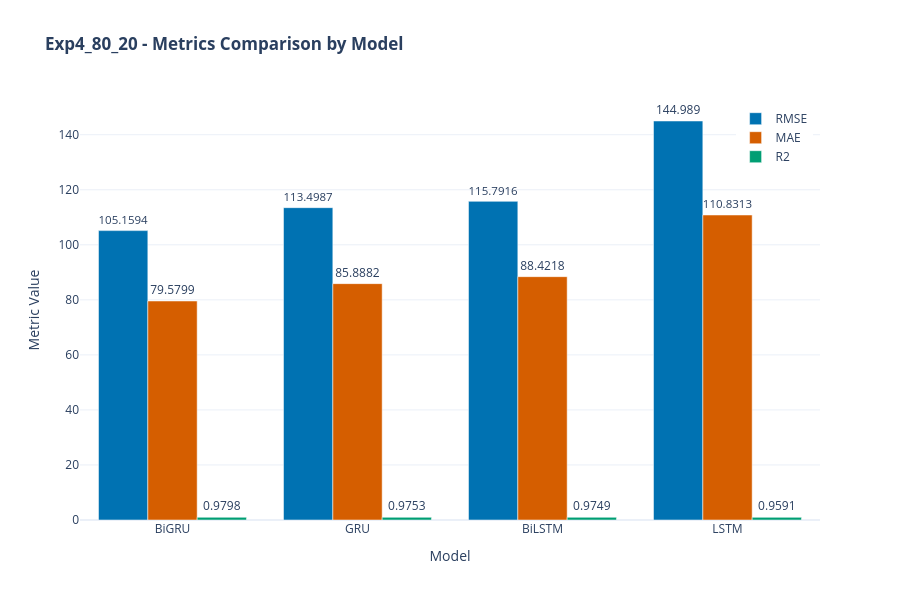
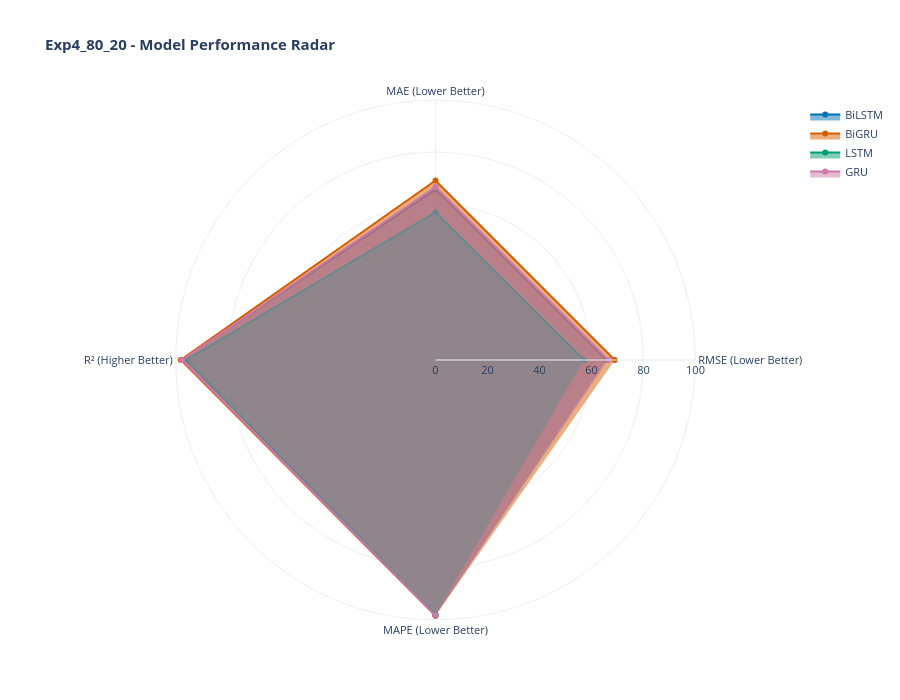
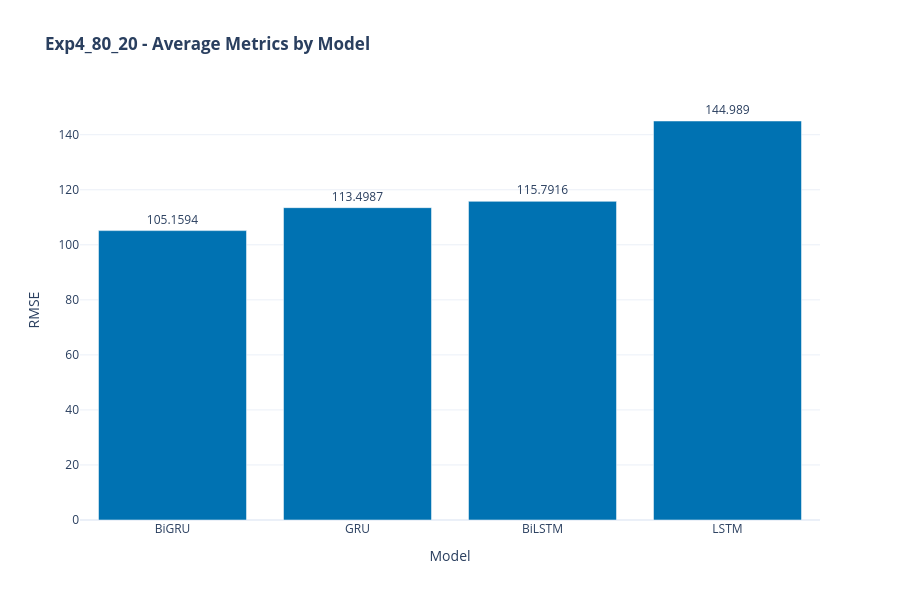

Notebook cell for these charts, in order:
### Markdown cell above
## Visualizations

### Code cell
# ============================================================
# INTERACTIVE RESULTS VISUALIZATIONS
# ============================================================

print("Generating interactive results visualizations...\n")

# 1. Interactive Metrics Comparison
print("1. Generating Metrics Comparison Chart...")
fig1, html1 = create_interactive_metrics_comparison(
    results_df, EXP_LABEL, save_dir=f'figures/{EXP_LABEL}',
    metrics=['RMSE', 'MAE', 'R2']
)
print(f"   ✓ Saved: {html1}")
fig1.show()

print()

# 2. Model Radar Chart
print("2. Generating Model Radar Chart...")
fig2, html2 = create_interactive_model_radar_chart(
    results_df, EXP_LABEL, save_dir=f'figures/{EXP_LABEL}'
)
print(f"   ✓ Saved: {html2}")
fig2.show()

print()

# 3. Interactive Dashboard with Subplots
print("3. Generating Results Dashboard...")
fig3 = go.Figure()

# RMSE by model
rmse_by_model = results_df.groupby('Model')['RMSE'].mean().sort_values()
fig3.add_trace(go.Bar(
    x=rmse_by_model.index,
    y=rmse_by_model.values,
    name='RMSE',
    marker_color='#0072B2',
    text=np.round(rmse_by_model.values, 4),
    textposition='outside',
    hovertemplate='Model: %{x}<br>Avg RMSE: %{y:.4f}<extra></extra>'
))

fig3.update_layout(
    title=f"<b>{EXP_LABEL} - Average Metrics by Model</b>",
    xaxis_title="Model",
    yaxis_title="RMSE",
    height=600,
    template='plotly_white',
    font=dict(size=12),
    showlegend=False
)

html3 = f'figures/{EXP_LABEL}/{EXP_LABEL}_metrics_dashboard.html'
fig3.write_html(html3)
print(f"   ✓ Saved: {html3}")
fig3.show()

print("\n✓ All interactive results visualizations generated successfully!")

### Figure 1 — Plotly figure (JSON) as saved in the notebook; plotly's stock layout.template omitted (floating-point values rounded to 4 significant figures)
{"data": [{"hovertemplate": "Model: %{x}<br>RMSE: %{y:.4f}<extra></extra>", "marker": {"color": "#0072B2"}, "name": "RMSE", "text": [105.2, 113.5, 115.8, 145.0], "textposition": "outside", "type": "bar", "x": ["BiGRU", "GRU", "BiLSTM", "LSTM"], "y": [105.2, 113.5, 115.8, 145.0]}, {"hovertemplate": "Model: %{x}<br>MAE: %{y:.4f}<extra></extra>", "marker": {"color": "#D55E00"}, "name": "MAE", "text": [79.58, 85.89, 88.42, 110.8], "textposition": "outside", "type": "bar", "x": ["BiGRU", "GRU", "BiLSTM", "LSTM"], "y": [79.58, 85.89, 88.42, 110.8]}, {"hovertemplate": "Model: %{x}<br>R2: %{y:.4f}<extra></extra>", "marker": {"color": "#009E73"}, "name": "R2", "text": [0.9591, 0.9749, 0.9753, 0.9798], "textposition": "outside", "type": "bar", "x": ["LSTM", "BiLSTM", "GRU", "BiGRU"], "y": [0.9591, 0.9749, 0.9753, 0.9798]}], "layout": {"barmode": "group", "font": {"size": 12}, "height": 600, "legend": {"x": 0.99, "xanchor": "right", "y": 0.99, "yanchor": "top"}, "title": {"text": "<b>Exp4_80_20 - Metrics Comparison by Model</b>"}, "xaxis": {"title": {"text": "Model"}}, "yaxis": {"title": {"text": "Metric Value"}}}}

### Figure 2 — Plotly figure (JSON) as saved in the notebook; plotly's stock layout.template omitted (floating-point values rounded to 4 significant figures)
{"data": [{"fill": "toself", "line": {"color": "#0072B2"}, "name": "BiLSTM", "r": [65.79, 65.58, 97.49, 98.25], "theta": ["RMSE\n(Lower Better)", "MAE\n(Lower Better)", "R²\n(Higher Better)", "MAPE\n(Lower Better)"], "type": "scatterpolar"}, {"fill": "toself", "line": {"color": "#D55E00"}, "name": "BiGRU", "r": [68.93, 69.02, 97.98, 98.35], "theta": ["RMSE\n(Lower Better)", "MAE\n(Lower Better)", "R²\n(Higher Better)", "MAPE\n(Lower Better)"], "type": "scatterpolar"}, {"fill": "toself", "line": {"color": "#009E73"}, "name": "LSTM", "r": [57.17, 56.85, 95.91, 97.91], "theta": ["RMSE\n(Lower Better)", "MAE\n(Lower Better)", "R²\n(Higher Better)", "MAPE\n(Lower Better)"], "type": "scatterpolar"}, {"fill": "toself", "line": {"color": "#CC79A7"}, "name": "GRU", "r": [66.47, 66.56, 97.53, 98.3], "theta": ["RMSE\n(Lower Better)", "MAE\n(Lower Better)", "R²\n(Higher Better)", "MAPE\n(Lower Better)"], "type": "scatterpolar"}], "layout": {"font": {"size": 11}, "height": 700, "polar": {"radialaxis": {"range": [0, 100], "visible": true}}, "title": {"text": "<b>Exp4_80_20 - Model Performance Radar</b>"}}}

### Figure 3 — Plotly figure (JSON) as saved in the notebook; plotly's stock layout.template omitted (floating-point values rounded to 4 significant figures)
{"data": [{"hovertemplate": "Model: %{x}<br>Avg RMSE: %{y:.4f}<extra></extra>", "marker": {"color": "#0072B2"}, "name": "RMSE", "text": [105.2, 113.5, 115.8, 145.0], "textposition": "outside", "type": "bar", "x": ["BiGRU", "GRU", "BiLSTM", "LSTM"], "y": [105.2, 113.5, 115.8, 145.0]}], "layout": {"font": {"size": 12}, "height": 600, "showlegend": false, "title": {"text": "<b>Exp4_80_20 - Average Metrics by Model</b>"}, "xaxis": {"title": {"text": "Model"}}, "yaxis": {"title": {"text": "RMSE"}}}}
